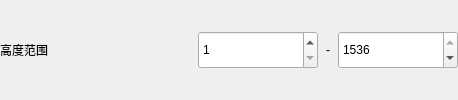
                     <widget class="QFrame" name="heightRangeRowFrame">
                      <property name="frameShape">
                       <enum>QFrame::NoFrame</enum>
                      </property>
                      <layout class="QHBoxLayout" name="horizontalLayout_heightRange">
                       <property name="spacing">
                        <number>8</number>
                       </property>
                       <property name="leftMargin">
                        <number>0</number>
                       </property>
                       <property name="topMargin">
                        <number>0</number>
                       </property>
                       <property name="rightMargin">
                        <number>0</number>
                       </property>
                       <property name="bottomMargin">
                        <number>0</number>
                       </property>
                       <item>
                        <widget class="QLabel" name="heightRangeLabel">
                         <property name="minimumSize">
                          <size>
                           <width>150</width>
                           <height>0</height>
                          </size>
                         </property>
                         <property name="text">
                          <string>高度范围</string>
                         </property>
                         <property name="role" stdset="0">
                          <string>rowField</string>
                         </property>
                        </widget>
                       </item>
                       <item>
                        <spacer name="horizontalSpacer_horizontalLayout_heightRange">
                         <property name="orientation">
                          <enum>Qt::Horizontal</enum>
                         </property>
                         <property name="sizeHint" stdset="0">
                          <size>
                           <width>40</width>
                           <height>20</height>
                          </size>
                         </property>
                        </spacer>
                       </item>
                       <item>
                        <widget class="QSpinBox" name="minHeightSpinBox">
                         <property name="minimumSize">
                          <size>
                           <width>120</width>
                           <height>38</height>
                          </size>
                         </property>
                         <property name="minimum">
                          <number>1</number>
                         </property>
                         <property name="maximum">
                          <number>1536</number>
                         </property>
                         <property name="value">
                          <number>1</number>
                         </property>
                        </widget>
                       </item>
                       <item>
                        <widget class="QLabel" name="horizontalLayout_heightRangeDashLabel">
                         <property name="text">
                          <string>-</string>
                         </property>
                         <property name="alignment">
                          <set>Qt::AlignCenter</set>
                         </property>
                        </widget>
                       </item>
                       <item>
                        <widget class="QSpinBox" name="maxHeightSpinBox">
                         <property name="minimumSize">
                          <size>
                           <width>120</width>
                           <height>38</height>
                          </size>
                         </property>
                         <property name="minimum">
                          <number>1</number>
                         </property>
                         <property name="maximum">
                          <number>1536</number>
                         </property>
                         <property name="value">
                          <number>1536</number>
                         </property>
                        </widget>
                       </item>
                      </layout>
                     </widget>
